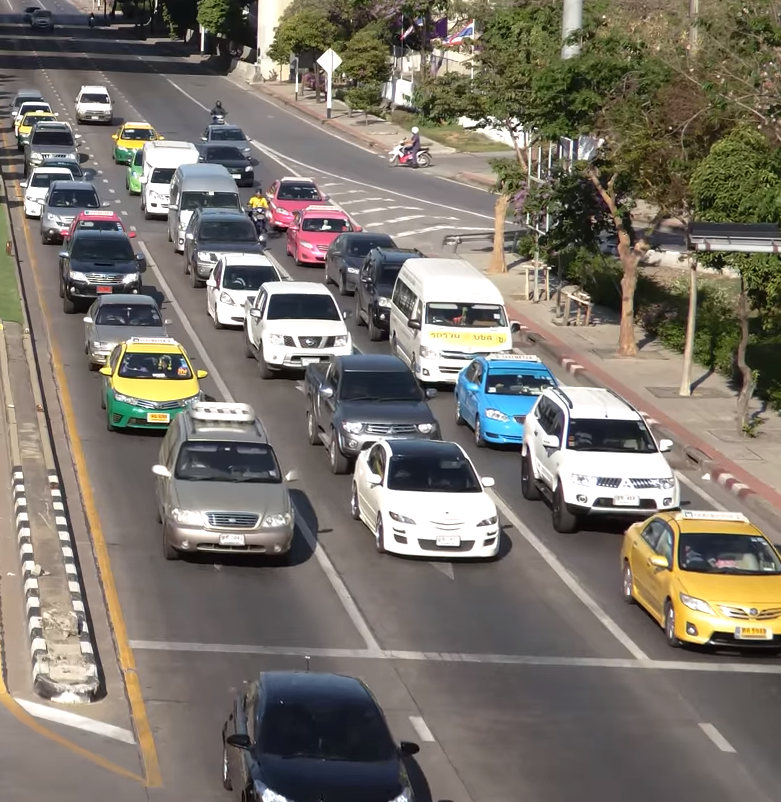
%> input picture Friends.png, 781 x 802 px
$ octave imageConversion.m   (GNU Octave 9; MATLAB toolbox functions it lacks are replaced by stand-ins)
%> lines starting %> are read from the running program, lines starting %| are printed output that depends on the picture; in (x1, y1, x2, y2) boxes, pixels count from 0 and x2, y2 are one past the last pixel; in counts of white or black regions, pixels touching at a corner belong together; the program's own positions count from 1
%Neelabhro Roy & Munish Thakral
%Image Analysis Project

clear all;
close all;
clc;

%We are performing 2D Gaussian Filtering (Smoothing) of the image
I = imread('Friends.png');
%> I is the input picture: size 802x781x3 uint8; mean R, G, B 123.4, 117.2, 108.1
X = rgb2gray(I);
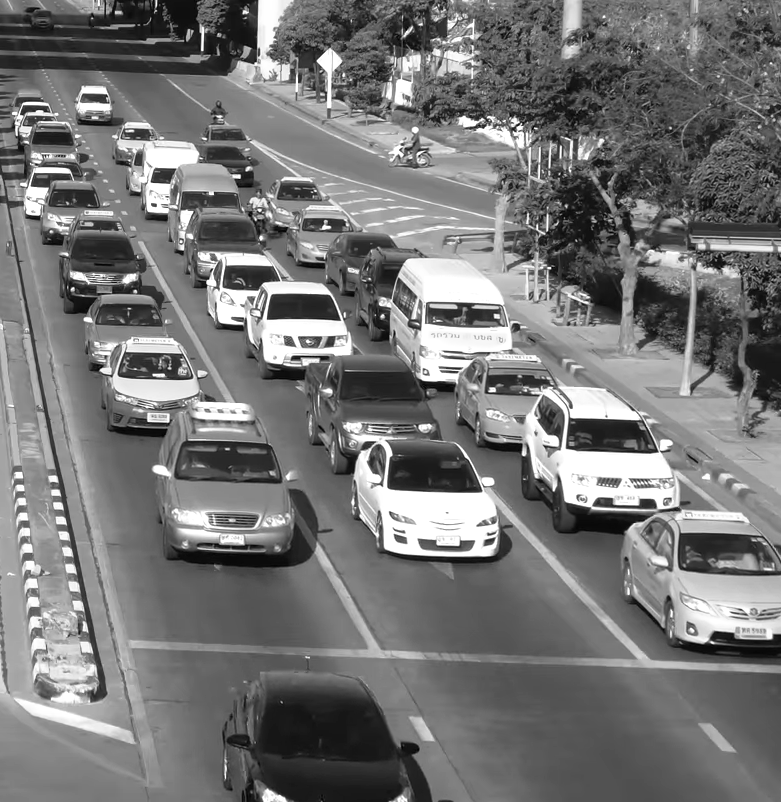
%> X: size 802x781 uint8; min 0, max 255, mean 118

imshow(I);
title('Input Image');
figure;

imshow(X);
title('Greyscale Image');
figure;

% Threshold image P1.1.png- global threshold
BW = imbinarize(X);
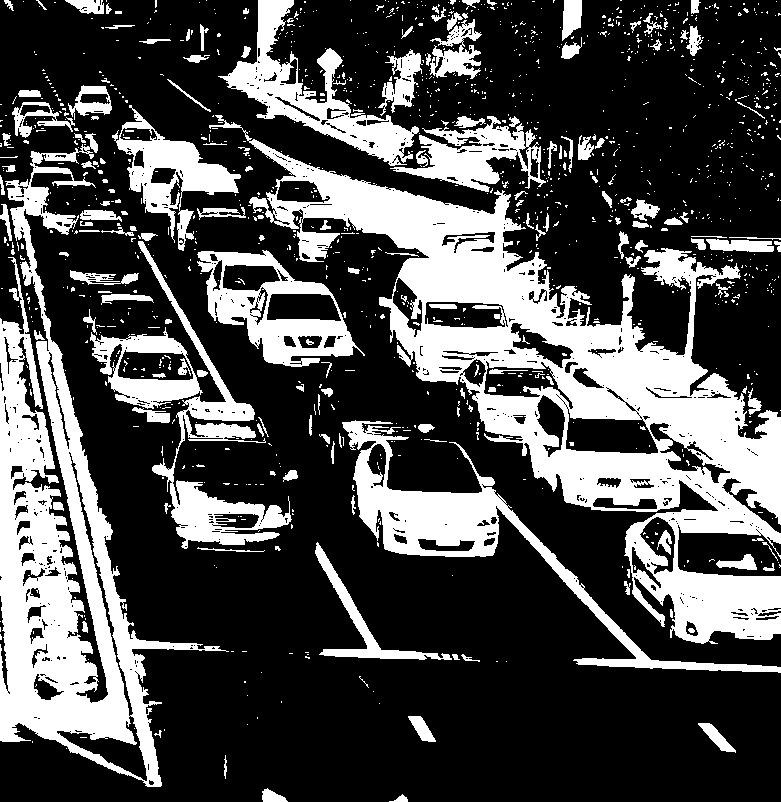
%> BW: size 802x781 logical; 29.8% white; 1281 white regions (1111 under 20 px), largest, box (x1, y1, x2, y2) and area: (209, 115, 781, 644) 71155, (0, 133, 229, 787) 40869, (342, 420, 781, 673) 13111

imshow(BW);
title('Binarized Image');
figure;


% Create masked image.
maskedImage = X;
maskedImage(~BW) = 0;
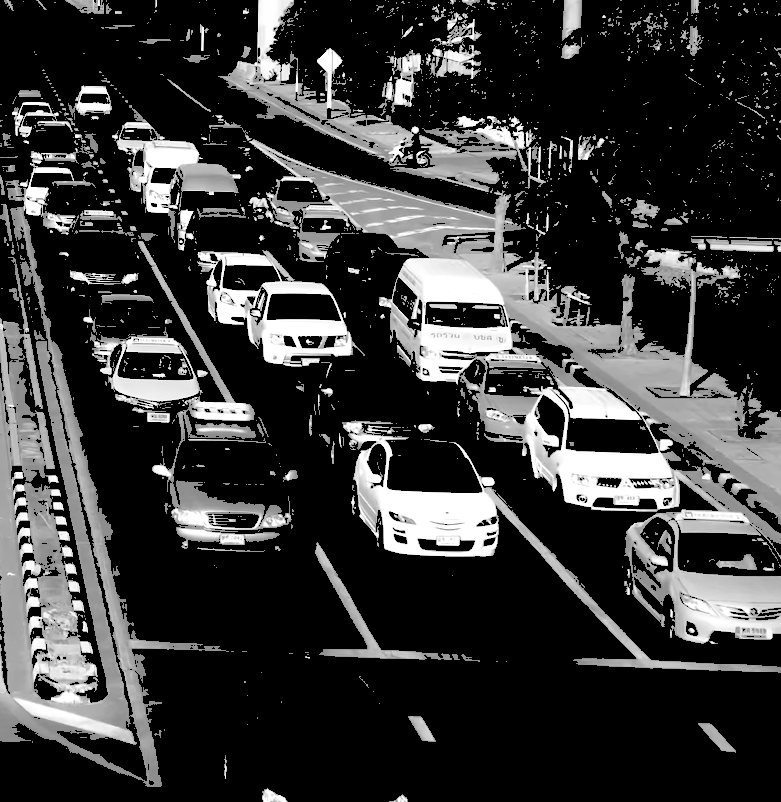
%> maskedImage: size 802x781 uint8; min 0, max 255, mean 56.4

B = bwmorph(BW,'clean');
imshow(B);
title('Denoised Image');

%imwrite(B,'filtered1.png')
I_double = im2double(B);
%B_Area = find(I_double==0);
%W_Area = find(I_double==1);

binaryImage = (I_double > 0);
B_Area = sum(~binaryImage(:));
%> B_Area = 440180
%Calculating the total number of Black Pixels in the image
W_Area = sum(binaryImage(:));
%> W_Area = 186182
%Calculating the total number of Black Pixels in the image


Density = W_Area / B_Area
%> Density = 0.423
%This would roughly give us the proportion of the area, the cars are
%occupying in the image, as after the above operations, they are of pixel
%value 1

% When considering 4 Traffic Lights, we assign traffic density there, to be A,B,C,D respectively.
% Assuming total time allotted to the 4 Signals combined is T seconds.
%Traffic density is calculated by taking into account the area in pixels that the cars waiting in front of that particular signal occupy.
% Time allotted to Signal A would be (A*T)/(A+B+C+D) seconds.
% Time allotted to Signal B would be (B*T)/(A+B+C+D) seconds.
% Time allotted to Signal C would be (C*T)/(A+B+C+D) seconds.
% Time allotted to Signal D would be (D*T)/(A+B+C+D) seconds.

$ run again, with Mid review/P1.1.png copied over Friends.png
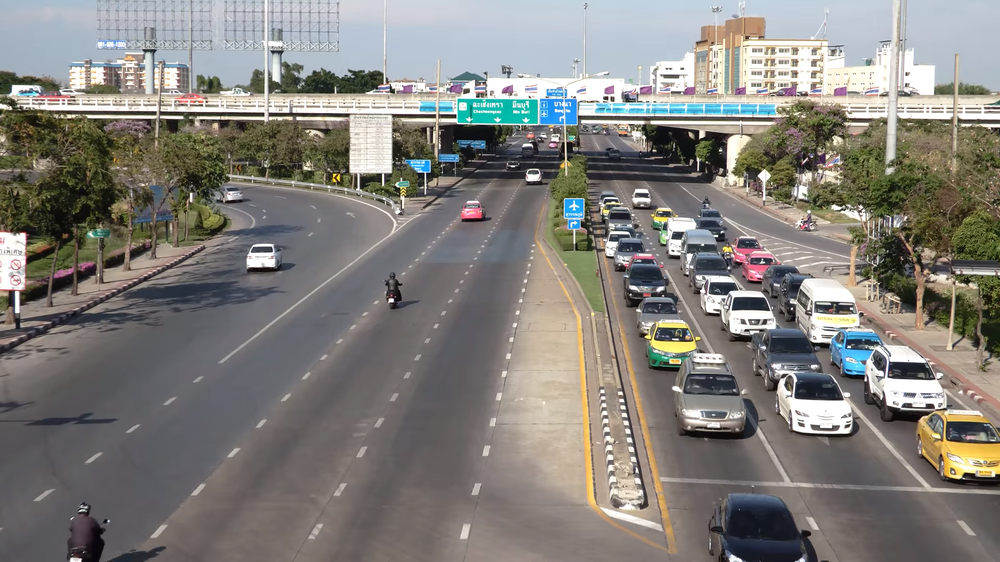
%> input picture Mid review/P1.1.png, 1000 x 562 px, shrunk from 1920 x 1080 before the run
%> I is the input picture: size 562x1000x3 uint8; mean R, G, B 130.4, 127.8, 123.2
%> `BW = imbinarize(X);`:
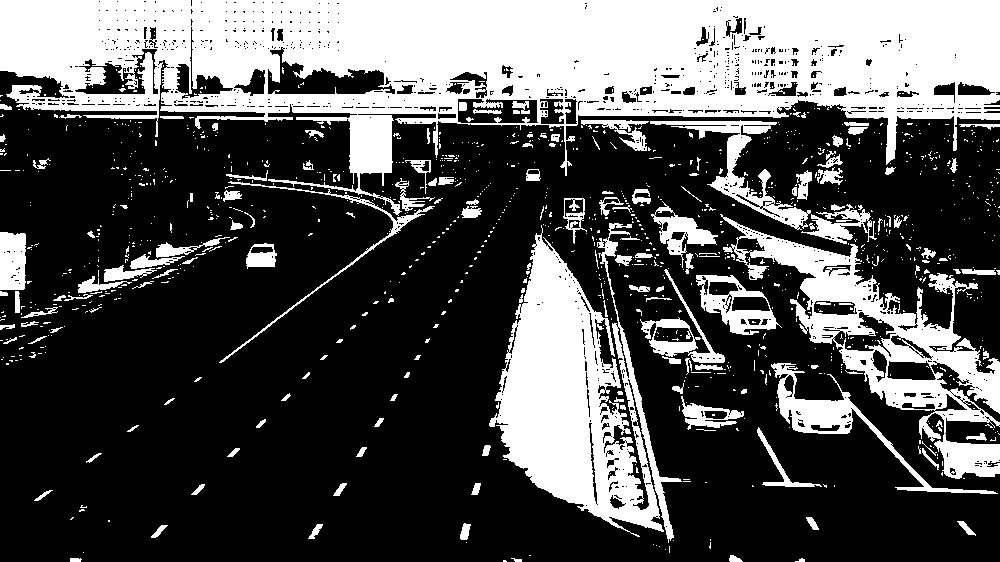
%> BW: size 562x1000 logical; 32.4% white; 1129 white regions (967 under 20 px), largest, box (x1, y1, x2, y2) and area: (0, 0, 1000, 216) 105480, (489, 223, 682, 543) 27040, (720, 214, 1000, 479) 17565
%> `maskedImage(~BW) = 0;`:
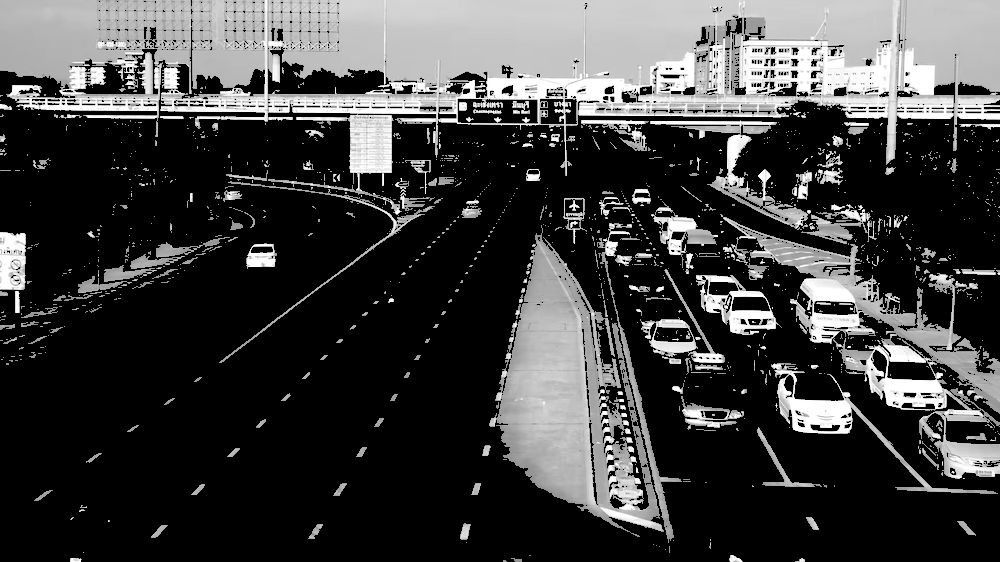
%> maskedImage: size 562x1000 uint8; min 0, max 255, mean 63.9
%> B_Area = 380525
%> W_Area = 181475
%> Density = 0.477
